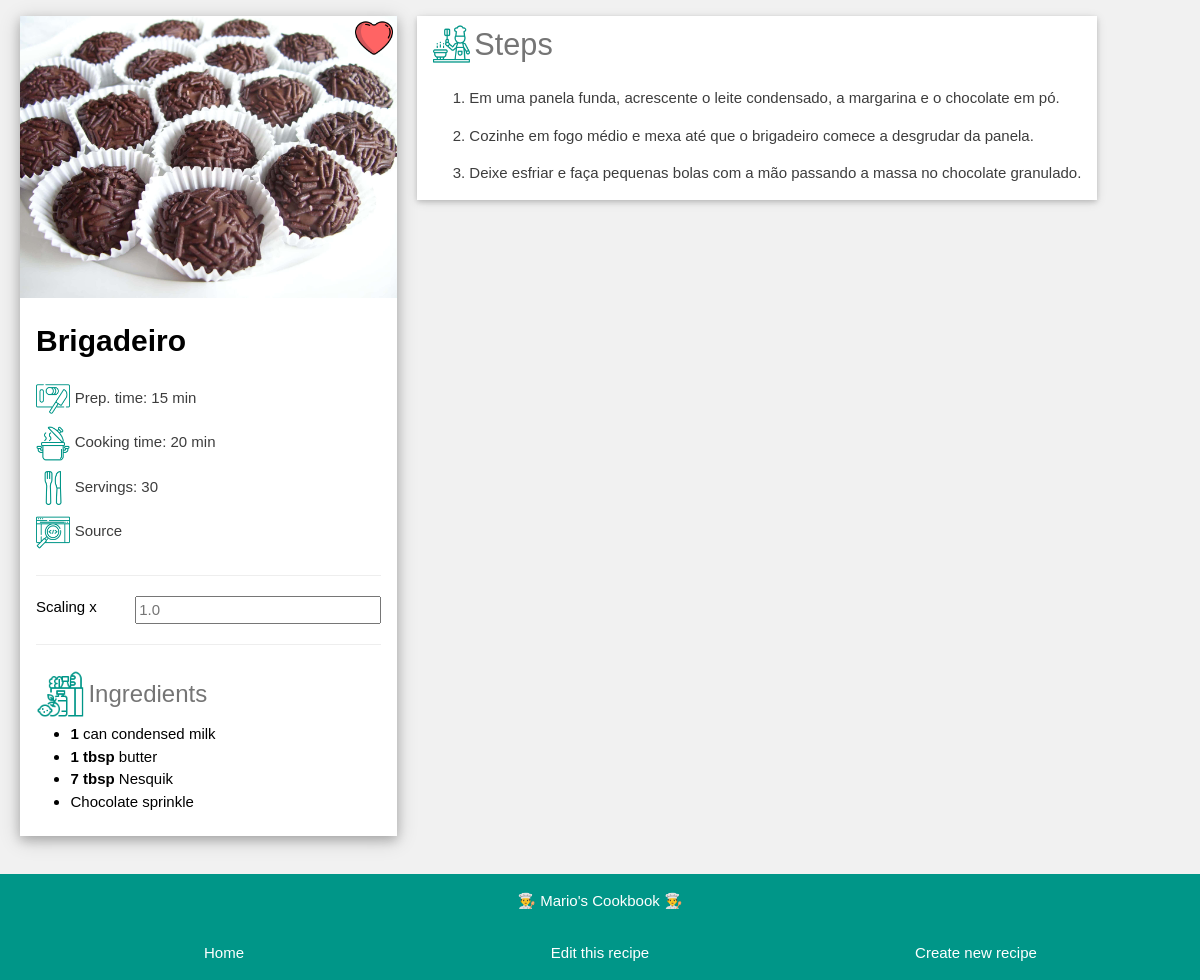
/recipe/Brigadeiro&scaling=1, run on an earlier commit of the app's database.
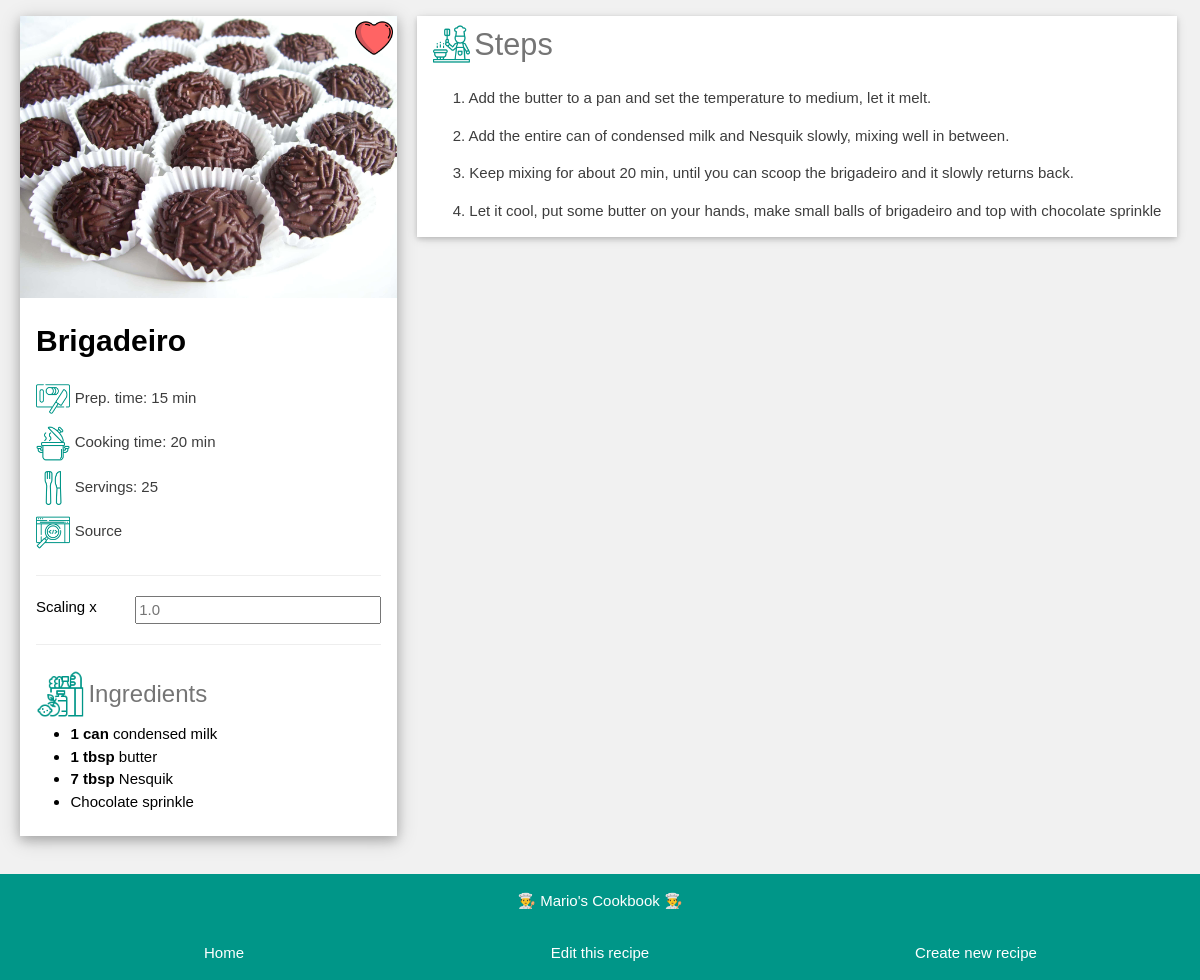
And on a later commit of the database.
### app_config.py (models this page shows, shortened)
class Ingredient(db.Model):
    id = db.Column(db.Integer, primary_key=True)
    name = db.Column(db.String, nullable=False)
    amount = db.Column(db.Float, default=0)
    unit = db.Column(db.String, default='')
    recipe_name = db.Column(db.String, db.ForeignKey('recipe.name'), nullable=False)

### app_recipe.py (the view)
@app.route('/recipe/<name>', methods=['POST', 'GET'])
@app.route('/recipe/<name>&scaling=<scaling>', methods=['POST', 'GET'])
def recipe(name, scaling=1):
    if request.method == 'POST':
        scaling = request.form['scaling']
        print('####', scaling)
    recipe = Recipe.query.get(name)
    try:
        servings = recipe.servings * float(scaling)
        if servings == int(servings):
            servings = int(servings)
    except:
        servings = ''
    amounts = []
    for ingredient in recipe.ingredients:
        amount = round(ingredient.amount * float(scaling), 3)
        if amount == int(amount):
            amount = int(amount)
        amounts.append(amount)
    n_amounts = range(len(amounts))
    steps = recipe.steps.split('\n')
    return render_template('recipe.html', recipe=recipe, servings=servings, amounts=amounts,
                           n_amounts=n_amounts, steps=steps, scaling=float(scaling), name=name)

### templates/recipe.html (shortened to what this page needs)
<!DOCTYPE html>
<html>
<head>
<link rel="stylesheet" href="../static/css/recipe.css">
<link rel='stylesheet' href='../static/css/fonts.css'>
</head>
<body class="background-color">
<div class="page-container">
  <div class="grid">
    <div class="left-column">
      <div class="left-container">
        <div class="photo-container">
          <img src="../{{ recipe.photo }}" class="img-picture" alt="Photo">
          {% if recipe.favorite %}
          <img src="../static/img/favorite.png" class="img-favorite" alt="Favorite">
          {% endif %}
        </div>
        <div class="details-container">
          <h2 class="name-text">{{ recipe.name }}</h2>
          <div class="image-text">
            <img src="../static/img/prepTime.png" class="img-details">
            <span>Prep. time: {{ recipe.prepTime }}</span>
          </div>
          <div class="image-text">
            <img src="../static/img/cookingTime.png" class="img-details">
            <span>Cooking time: {{ recipe.cookingTime }}</span>
          </div>
          <div class="image-text">
            <img src="../static/img/servings.png" class="img-details">
            <span>Servings: {{ servings }}</span>
          </div>
          {% if recipe.sourceURL != '' %}
          <div class="image-text">
            <a href={{ recipe.sourceURL }} target="_blank"><img src="../static/img/sourceURL.png" class="img-details"> Source</a>
          </div>
          {% endif %}
          <hr>
          <div class="form">
            <form action="/recipe/{{recipe.name}}&scaling={{scaling}}" method="POST">
              <label for="fname">Scaling x</label>
              <input type="number" step="0.001" id="scaling" name="scaling" placeholder="{{ scaling }}" style="width: 100%;">
            </form>
          </div>
          <hr>
          <div class="image-text">
            <img src="../static/img/ingredients.png" class="img-ingredients">
            <span class="ingredients-text">Ingredients</span>
          </div>
          <ul>
            {% for i in n_amounts %}
              {% if amounts[i] != 0 and recipe.ingredients[i].unit != ''%}
                <li><strong>{{ amounts[i] }} {{ recipe.ingredients[i].unit }} </strong> {{ recipe.ingredients[i].name }}</li>
              {% elif amounts[i] != 0 and recipe.ingredients[i].unit == ''%}
                <li><strong>{{ amounts[i] }} </strong> {{ recipe.ingredients[i].name }}</li>
              {% else %}
              <li>{{ recipe.ingredients[i].name }}</li>
              {% endif %}
            {% endfor %}
          </ul>
          <br>
        </div>
      </div><br>
    </div>
    <div class="right-column">
      <div class="steps-container">
        <div class="image-text">
          <img src="../static/img/steps.png" class="img-steps">
          <span class="steps-title">Steps</span>
        </div>
        <div class="inside-container">
          {% for step in steps %}
            <p>{{ step }}</p>
          {% endfor %}
        </div>
      </div>
    </div>
  </div>
</div>
<footer class="footer">
  <p class='footer-item'>👨‍🍳 Mario's Cookbook 👨‍🍳</p>
  <div class='footer-grid'>
    <div class='footer-item'><a href= "/"> Home</a></div>
    <div class='footer-item'><a href= '/edit/{{recipe.name}}'> Edit this recipe</a></div>
    <div class='footer-item'><a href= "/new/"> Create new recipe</a></div>
  </div>
</footer>
</body>
</html>

What changed in the data, as far as the page shows it:
removed Ingredient: name "can condensed milk"
added Ingredient: unit "can", name "condensed milk"
Also different on the page:
{{ servings }}: "30" → "25"
new list line: "1"
new list line: "1. Add the butter to a pan and set the temperature to medium, let it melt."
new list line: "2. Add the entire can of condensed milk and Nesquik slowly, mixing well in between."
new list line: "3. Keep mixing for about 20 min, until you can scoop the brigadeiro and it slowly returns back."
new list line: "4. Let it cool, put some butter on your hands, make small balls of brigadeiro and top with chocolate sprinkle"
list line gone: "1"
list line gone: "1. Em uma panela funda, acrescente o leite condensado, a margarina e o chocolate em pó."
list line gone: "2. Cozinhe em fogo médio e mexa até que o brigadeiro comece a desgrudar da panela."
list line gone: "3. Deixe esfriar e faça pequenas bolas com a mão passando a massa no chocolate granulado."
